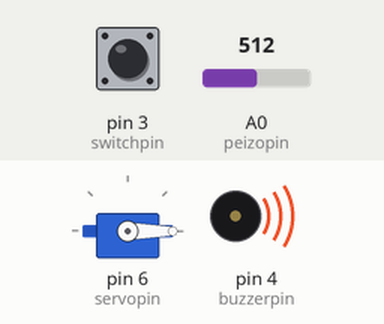
The sketch below on a simulated Arduino Uno, built with avr-gcc and run on an emulated ATmega328P. On the bench: servo, buzzer (waves = sounding, pin HIGH). The test bench sets the inputs (shaded band); at power-on: A0 (peizopin) = 512, pin 3 (switchpin) LOW.

Above: at 4.8 s.
4.9 s: A0 (peizopin) set to 490
At 9.1 s:
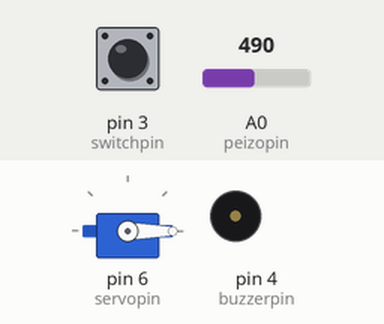
9.9 s: pin 3 (switchpin) pulled HIGH for 3 s
At 13.5 s:
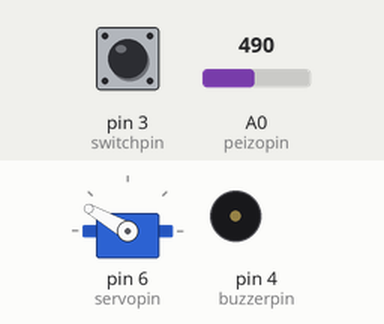
14.9 s: A0 (peizopin) set to 515
At 15.5 s:
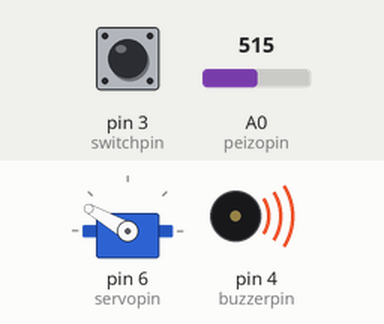
29.2 s: A0 (peizopin) set to 306
At 31.3 s:
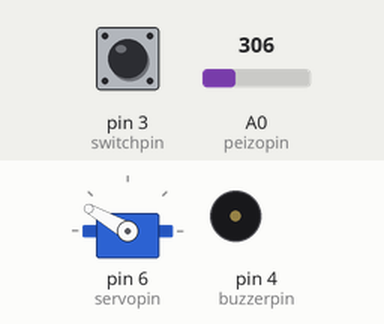
Timing chart, 0 to 32.8 s (numbered marks = the images above; inputs shaded):
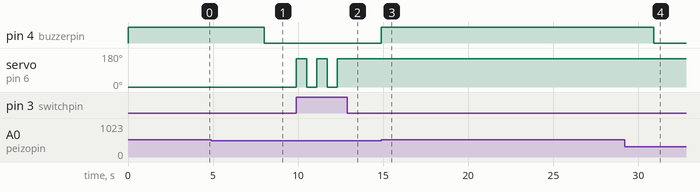

Measured:
- the behaviour switches between 500 and 501 on A0 (peizopin) (found by bisection; images 2 and 3)
- after the input at 4.9 s, pin 4 (buzzerpin): HIGH → LOW after 3.1 s
- after the input at 9.9 s, servo on pin 6 (servopin): alternates 150° for 0.60 s and 0° for 0.60 s, 5 changes in all, then stays 150°, starting at once
- after the input at 14.9 s, pin 4 (buzzerpin): LOW → HIGH at once
- after the input at 29.2 s, pin 4 (buzzerpin): HIGH → LOW after 1.7 s

The sketch:

hackfest_Project.ino
```cpp
#define set_password "project"

#include<SoftwareSerial.h>
#include<Servo.h>


// initialize the library instance

Servo motor;

SoftwareSerial bluetooth(10, 11);

String password;

int buzzerpin=4;
int servopin=6;
int switchpin=3;
int peizopin=A0;

int peizo_reading;
const int thresh=500;

boolean locked = true;

void setup() {
  // put your setup code here, to run once:
pinMode(buzzerpin,OUTPUT);
pinMode(switchpin,INPUT);

motor.attach(servopin);
motor.write(0);
bluetooth.begin(38400);
Serial.begin(9600);
  while (!Serial) {
    ;
}
}

void loop() {
 bluetooth.listen();

 if(bluetooth.available()>0){
  password=readPass();
 Serial.println(password);
 if(password.equals(set_password))
 {
  if(locked){
  motor.write(150);


  } else{
    motor.write(0);


  }
  locked=!locked;
  delay(600);
 }
}

 else if(digitalRead(switchpin)==HIGH)
 {
  if(locked){
  motor.write(150);


  } else{
    motor.write(0);


  }
  locked=!locked;
  delay(600);

 }

 peizo_reading = analogRead(peizopin);

 if(peizo_reading>thresh)
 {
  digitalWrite(buzzerpin,HIGH);
  delay(4000);
  digitalWrite(buzzerpin,LOW);
 }


}


String readPass() {
  String text = "";
  while (1) {
    while (bluetooth.available() > 0) {
      char inChar = bluetooth.read();
      if (inChar == '\n') {
        return text;
      }
      else if (inChar != '\r') {
        text += inChar;
      }
    }
  }
}
```
